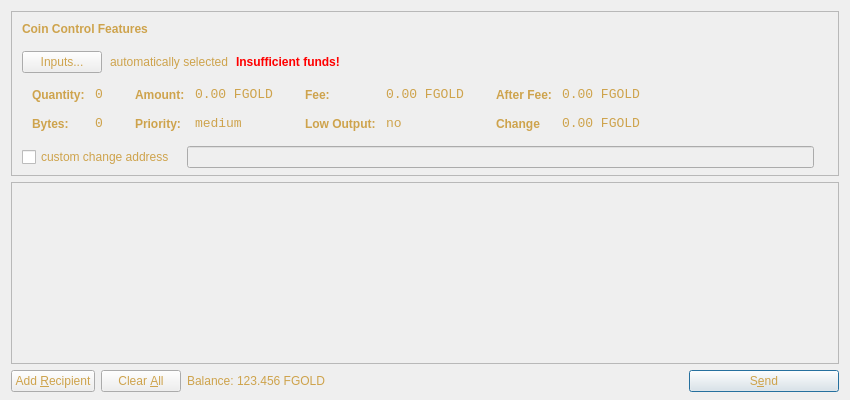
<?xml version="1.0" encoding="UTF-8"?>
<ui version="4.0">
 <class>SendCoinsDialog</class>
 <widget class="QDialog" name="SendCoinsDialog">
  <property name="geometry">
   <rect>
    <x>0</x>
    <y>0</y>
    <width>850</width>
    <height>400</height>
   </rect>
  </property>
  <property name="windowTitle">
   <string>Send Coins</string>
  </property>
  <property name="styleSheet">
   <string notr="true">background-image: url(:/images/bkg2);
color: rgb(206, 163, 76);</string>
  </property>
  <layout class="QVBoxLayout" name="verticalLayout" stretch="0,1,0">
   <property name="bottomMargin">
    <number>8</number>
   </property>
   <item>
    <widget class="QFrame" name="frameCoinControl">
     <property name="sizePolicy">
      <sizepolicy hsizetype="Expanding" vsizetype="Expanding">
       <horstretch>0</horstretch>
       <verstretch>0</verstretch>
      </sizepolicy>
     </property>
     <property name="maximumSize">
      <size>
       <width>16777215</width>
       <height>16777215</height>
      </size>
     </property>
     <property name="frameShape">
      <enum>QFrame::StyledPanel</enum>
     </property>
     <property name="frameShadow">
      <enum>QFrame::Sunken</enum>
     </property>
     <layout class="QVBoxLayout" name="verticalLayoutCoinControl2">
      <property name="spacing">
       <number>6</number>
      </property>
      <property name="leftMargin">
       <number>0</number>
      </property>
      <property name="topMargin">
       <number>0</number>
      </property>
      <property name="rightMargin">
       <number>0</number>
      </property>
      <property name="bottomMargin">
       <number>6</number>
      </property>
      <item>
       <layout class="QVBoxLayout" name="verticalLayoutCoinControl" stretch="0,0,0,0,1">
        <property name="spacing">
         <number>0</number>
        </property>
        <property name="leftMargin">
         <number>10</number>
        </property>
        <property name="topMargin">
         <number>10</number>
        </property>
        <item>
         <layout class="QHBoxLayout" name="horizontalLayoutCoinControl1">
          <property name="bottomMargin">
           <number>15</number>
          </property>
          <item>
           <widget class="QLabel" name="labelCoinControlFeatures">
            <property name="sizePolicy">
             <sizepolicy hsizetype="Preferred" vsizetype="Maximum">
              <horstretch>0</horstretch>
              <verstretch>0</verstretch>
             </sizepolicy>
            </property>
            <property name="font">
             <font>
              <weight>75</weight>
              <bold>true</bold>
             </font>
            </property>
            <property name="styleSheet">
             <string notr="true">font-weight:bold;</string>
            </property>
            <property name="text">
             <string>Coin Control Features</string>
            </property>
           </widget>
          </item>
         </layout>
        </item>
        <item>
         <layout class="QHBoxLayout" name="horizontalLayoutCoinControl2" stretch="0,0,0,0">
          <property name="spacing">
           <number>8</number>
          </property>
          <property name="bottomMargin">
           <number>10</number>
          </property>
          <item>
           <widget class="QPushButton" name="pushButtonCoinControl">
            <property name="styleSheet">
             <string notr="true"/>
            </property>
            <property name="text">
             <string>Inputs...</string>
            </property>
           </widget>
          </item>
          <item>
           <widget class="QLabel" name="labelCoinControlAutomaticallySelected">
            <property name="text">
             <string>automatically selected</string>
            </property>
            <property name="margin">
             <number>5</number>
            </property>
           </widget>
          </item>
          <item>
           <widget class="QLabel" name="labelCoinControlInsuffFunds">
            <property name="font">
             <font>
              <weight>75</weight>
              <bold>true</bold>
             </font>
            </property>
            <property name="styleSheet">
             <string notr="true">color:red;font-weight:bold;</string>
            </property>
            <property name="text">
             <string>Insufficient funds!</string>
            </property>
            <property name="margin">
             <number>5</number>
            </property>
           </widget>
          </item>
          <item>
           <spacer name="horizontalSpacerCoinControl">
            <property name="orientation">
             <enum>Qt::Horizontal</enum>
            </property>
            <property name="sizeHint" stdset="0">
             <size>
              <width>40</width>
              <height>1</height>
             </size>
            </property>
           </spacer>
          </item>
         </layout>
        </item>
        <item>
         <widget class="QWidget" name="widgetCoinControl" native="true">
          <property name="sizePolicy">
           <sizepolicy hsizetype="Preferred" vsizetype="Preferred">
            <horstretch>0</horstretch>
            <verstretch>0</verstretch>
           </sizepolicy>
          </property>
          <property name="minimumSize">
           <size>
            <width>0</width>
            <height>0</height>
           </size>
          </property>
          <property name="styleSheet">
           <string notr="true"/>
          </property>
          <layout class="QHBoxLayout" name="horizontalLayoutCoinControl5">
           <property name="leftMargin">
            <number>0</number>
           </property>
           <property name="topMargin">
            <number>0</number>
           </property>
           <property name="rightMargin">
            <number>0</number>
           </property>
           <property name="bottomMargin">
            <number>0</number>
           </property>
           <item>
            <layout class="QHBoxLayout" name="horizontalLayoutCoinControl3" stretch="0,0,0,1">
             <property name="spacing">
              <number>20</number>
             </property>
             <property name="topMargin">
              <number>0</number>
             </property>
             <property name="bottomMargin">
              <number>10</number>
             </property>
             <item>
              <layout class="QFormLayout" name="formLayoutCoinControl1">
               <property name="horizontalSpacing">
                <number>10</number>
               </property>
               <property name="verticalSpacing">
                <number>14</number>
               </property>
               <property name="leftMargin">
                <number>10</number>
               </property>
               <property name="topMargin">
                <number>4</number>
               </property>
               <property name="rightMargin">
                <number>6</number>
               </property>
               <item row="0" column="0">
                <widget class="QLabel" name="labelCoinControlQuantityText">
                 <property name="styleSheet">
                  <string notr="true">font-weight:bold;</string>
                 </property>
                 <property name="text">
                  <string>Quantity:</string>
                 </property>
                 <property name="margin">
                  <number>0</number>
                 </property>
                </widget>
               </item>
               <item row="0" column="1">
                <widget class="QLabel" name="labelCoinControlQuantity">
                 <property name="font">
                  <font>
                   <family>Monospace</family>
                   <pointsize>10</pointsize>
                  </font>
                 </property>
                 <property name="cursor">
                  <cursorShape>IBeamCursor</cursorShape>
                 </property>
                 <property name="contextMenuPolicy">
                  <enum>Qt::ActionsContextMenu</enum>
                 </property>
                 <property name="text">
                  <string>0</string>
                 </property>
                 <property name="margin">
                  <number>0</number>
                 </property>
                 <property name="textInteractionFlags">
                  <set>Qt::LinksAccessibleByMouse|Qt::TextSelectableByKeyboard|Qt::TextSelectableByMouse</set>
                 </property>
                </widget>
               </item>
               <item row="1" column="0">
                <widget class="QLabel" name="labelCoinControlBytesText">
                 <property name="styleSheet">
                  <string notr="true">font-weight:bold;</string>
                 </property>
                 <property name="text">
                  <string>Bytes:</string>
                 </property>
                </widget>
               </item>
               <item row="1" column="1">
                <widget class="QLabel" name="labelCoinControlBytes">
                 <property name="font">
                  <font>
                   <family>Monospace</family>
                   <pointsize>10</pointsize>
                  </font>
                 </property>
                 <property name="cursor">
                  <cursorShape>IBeamCursor</cursorShape>
                 </property>
                 <property name="contextMenuPolicy">
                  <enum>Qt::ActionsContextMenu</enum>
                 </property>
                 <property name="text">
                  <string>0</string>
                 </property>
                 <property name="textInteractionFlags">
                  <set>Qt::LinksAccessibleByMouse|Qt::TextSelectableByKeyboard|Qt::TextSelectableByMouse</set>
                 </property>
                </widget>
               </item>
              </layout>
             </item>
             <item>
              <layout class="QFormLayout" name="formLayoutCoinControl2">
               <property name="horizontalSpacing">
                <number>10</number>
               </property>
               <property name="verticalSpacing">
                <number>14</number>
               </property>
               <property name="leftMargin">
                <number>6</number>
               </property>
               <property name="topMargin">
                <number>4</number>
               </property>
               <property name="rightMargin">
                <number>6</number>
               </property>
               <item row="0" column="0">
                <widget class="QLabel" name="labelCoinControlAmountText">
                 <property name="styleSheet">
                  <string notr="true">font-weight:bold;</string>
                 </property>
                 <property name="text">
                  <string>Amount:</string>
                 </property>
                 <property name="margin">
                  <number>0</number>
                 </property>
                </widget>
               </item>
               <item row="0" column="1">
                <widget class="QLabel" name="labelCoinControlAmount">
                 <property name="font">
                  <font>
                   <family>Monospace</family>
                   <pointsize>10</pointsize>
                  </font>
                 </property>
                 <property name="cursor">
                  <cursorShape>IBeamCursor</cursorShape>
                 </property>
                 <property name="contextMenuPolicy">
                  <enum>Qt::ActionsContextMenu</enum>
                 </property>
                 <property name="text">
                  <string>0.00 FGOLD</string>
                 </property>
                 <property name="textInteractionFlags">
                  <set>Qt::LinksAccessibleByMouse|Qt::TextSelectableByKeyboard|Qt::TextSelectableByMouse</set>
                 </property>
                </widget>
               </item>
               <item row="1" column="0">
                <widget class="QLabel" name="labelCoinControlPriorityText">
                 <property name="styleSheet">
                  <string notr="true">font-weight:bold;</string>
                 </property>
                 <property name="text">
                  <string>Priority:</string>
                 </property>
                </widget>
               </item>
               <item row="1" column="1">
                <widget class="QLabel" name="labelCoinControlPriority">
                 <property name="font">
                  <font>
                   <family>Monospace</family>
                   <pointsize>10</pointsize>
                  </font>
                 </property>
                 <property name="cursor">
                  <cursorShape>IBeamCursor</cursorShape>
                 </property>
                 <property name="contextMenuPolicy">
                  <enum>Qt::ActionsContextMenu</enum>
                 </property>
                 <property name="text">
                  <string>medium</string>
                 </property>
                 <property name="textInteractionFlags">
                  <set>Qt::LinksAccessibleByMouse|Qt::TextSelectableByKeyboard|Qt::TextSelectableByMouse</set>
                 </property>
                </widget>
               </item>
              </layout>
             </item>
             <item>
              <layout class="QFormLayout" name="formLayoutCoinControl3">
               <property name="horizontalSpacing">
                <number>10</number>
               </property>
               <property name="verticalSpacing">
                <number>14</number>
               </property>
               <property name="leftMargin">
                <number>6</number>
               </property>
               <property name="topMargin">
                <number>4</number>
               </property>
               <property name="rightMargin">
                <number>6</number>
               </property>
               <item row="0" column="0">
                <widget class="QLabel" name="labelCoinControlFeeText">
                 <property name="styleSheet">
                  <string notr="true">font-weight:bold;</string>
                 </property>
                 <property name="text">
                  <string>Fee:</string>
                 </property>
                 <property name="margin">
                  <number>0</number>
                 </property>
                </widget>
               </item>
               <item row="0" column="1">
                <widget class="QLabel" name="labelCoinControlFee">
                 <property name="font">
                  <font>
                   <family>Monospace</family>
                   <pointsize>10</pointsize>
                  </font>
                 </property>
                 <property name="cursor">
                  <cursorShape>IBeamCursor</cursorShape>
                 </property>
                 <property name="contextMenuPolicy">
                  <enum>Qt::ActionsContextMenu</enum>
                 </property>
                 <property name="text">
                  <string>0.00 FGOLD</string>
                 </property>
                 <property name="textInteractionFlags">
                  <set>Qt::LinksAccessibleByMouse|Qt::TextSelectableByKeyboard|Qt::TextSelectableByMouse</set>
                 </property>
                </widget>
               </item>
               <item row="1" column="0">
                <widget class="QLabel" name="labelCoinControlLowOutputText">
                 <property name="styleSheet">
                  <string notr="true">font-weight:bold;</string>
                 </property>
                 <property name="text">
                  <string>Low Output:</string>
                 </property>
                </widget>
               </item>
               <item row="1" column="1">
                <widget class="QLabel" name="labelCoinControlLowOutput">
                 <property name="font">
                  <font>
                   <family>Monospace</family>
                   <pointsize>10</pointsize>
                  </font>
                 </property>
                 <property name="cursor">
                  <cursorShape>IBeamCursor</cursorShape>
                 </property>
                 <property name="contextMenuPolicy">
                  <enum>Qt::ActionsContextMenu</enum>
                 </property>
                 <property name="text">
                  <string>no</string>
                 </property>
                 <property name="textInteractionFlags">
                  <set>Qt::LinksAccessibleByMouse|Qt::TextSelectableByKeyboard|Qt::TextSelectableByMouse</set>
                 </property>
                </widget>
               </item>
              </layout>
             </item>
             <item>
              <layout class="QFormLayout" name="formLayoutCoinControl4">
               <property name="horizontalSpacing">
                <number>10</number>
               </property>
               <property name="verticalSpacing">
                <number>14</number>
               </property>
               <property name="leftMargin">
                <number>6</number>
               </property>
               <property name="topMargin">
                <number>4</number>
               </property>
               <property name="rightMargin">
                <number>6</number>
               </property>
               <item row="0" column="0">
                <widget class="QLabel" name="labelCoinControlAfterFeeText">
                 <property name="styleSheet">
                  <string notr="true">font-weight:bold;</string>
                 </property>
                 <property name="text">
                  <string>After Fee:</string>
                 </property>
                 <property name="margin">
                  <number>0</number>
                 </property>
                </widget>
               </item>
               <item row="0" column="1">
                <widget class="QLabel" name="labelCoinControlAfterFee">
                 <property name="font">
                  <font>
                   <family>Monospace</family>
                   <pointsize>10</pointsize>
                  </font>
                 </property>
                 <property name="cursor">
                  <cursorShape>IBeamCursor</cursorShape>
                 </property>
                 <property name="contextMenuPolicy">
                  <enum>Qt::ActionsContextMenu</enum>
                 </property>
                 <property name="text">
                  <string>0.00 FGOLD</string>
                 </property>
                 <property name="textInteractionFlags">
                  <set>Qt::LinksAccessibleByMouse|Qt::TextSelectableByKeyboard|Qt::TextSelectableByMouse</set>
                 </property>
                </widget>
               </item>
               <item row="1" column="0">
                <widget class="QLabel" name="labelCoinControlChangeText">
                 <property name="styleSheet">
                  <string notr="true">font-weight:bold;</string>
                 </property>
                 <property name="text">
                  <string>Change</string>
                 </property>
                </widget>
               </item>
               <item row="1" column="1">
                <widget class="QLabel" name="labelCoinControlChange">
                 <property name="font">
                  <font>
                   <family>Monospace</family>
                   <pointsize>10</pointsize>
                  </font>
                 </property>
                 <property name="cursor">
                  <cursorShape>IBeamCursor</cursorShape>
                 </property>
                 <property name="contextMenuPolicy">
                  <enum>Qt::ActionsContextMenu</enum>
                 </property>
                 <property name="text">
                  <string>0.00 FGOLD</string>
                 </property>
                 <property name="textInteractionFlags">
                  <set>Qt::LinksAccessibleByMouse|Qt::TextSelectableByKeyboard|Qt::TextSelectableByMouse</set>
                 </property>
                </widget>
               </item>
              </layout>
             </item>
            </layout>
           </item>
          </layout>
         </widget>
        </item>
        <item>
         <layout class="QHBoxLayout" name="horizontalLayoutCoinControl4" stretch="0,0,0">
          <property name="spacing">
           <number>12</number>
          </property>
          <property name="sizeConstraint">
           <enum>QLayout::SetDefaultConstraint</enum>
          </property>
          <property name="topMargin">
           <number>5</number>
          </property>
          <property name="rightMargin">
           <number>5</number>
          </property>
          <item>
           <widget class="QCheckBox" name="checkBoxCoinControlChange">
            <property name="text">
             <string>custom change address</string>
            </property>
           </widget>
          </item>
          <item>
           <widget class="QLineEdit" name="lineEditCoinControlChange">
            <property name="enabled">
             <bool>false</bool>
            </property>
            <property name="sizePolicy">
             <sizepolicy hsizetype="Expanding" vsizetype="Fixed">
              <horstretch>0</horstretch>
              <verstretch>0</verstretch>
             </sizepolicy>
            </property>
           </widget>
          </item>
          <item>
           <widget class="QLabel" name="labelCoinControlChangeLabel">
            <property name="sizePolicy">
             <sizepolicy hsizetype="Preferred" vsizetype="Expanding">
              <horstretch>0</horstretch>
              <verstretch>0</verstretch>
             </sizepolicy>
            </property>
            <property name="minimumSize">
             <size>
              <width>0</width>
              <height>0</height>
             </size>
            </property>
            <property name="text">
             <string/>
            </property>
            <property name="margin">
             <number>3</number>
            </property>
           </widget>
          </item>
         </layout>
        </item>
        <item>
         <spacer name="verticalSpacerCoinControl">
          <property name="orientation">
           <enum>Qt::Vertical</enum>
          </property>
          <property name="sizeHint" stdset="0">
           <size>
            <width>800</width>
            <height>1</height>
           </size>
          </property>
         </spacer>
        </item>
       </layout>
      </item>
     </layout>
    </widget>
   </item>
   <item>
    <widget class="QScrollArea" name="scrollArea">
     <property name="widgetResizable">
      <bool>true</bool>
     </property>
     <widget class="QWidget" name="scrollAreaWidgetContents">
      <property name="geometry">
       <rect>
        <x>0</x>
        <y>0</y>
        <width>830</width>
        <height>172</height>
       </rect>
      </property>
      <layout class="QVBoxLayout" name="verticalLayout_2">
       <property name="leftMargin">
        <number>0</number>
       </property>
       <property name="topMargin">
        <number>0</number>
       </property>
       <property name="rightMargin">
        <number>0</number>
       </property>
       <property name="bottomMargin">
        <number>0</number>
       </property>
       <item>
        <layout class="QVBoxLayout" name="entries">
         <property name="spacing">
          <number>6</number>
         </property>
        </layout>
       </item>
       <item>
        <spacer name="verticalSpacer">
         <property name="orientation">
          <enum>Qt::Vertical</enum>
         </property>
         <property name="sizeHint" stdset="0">
          <size>
           <width>20</width>
           <height>40</height>
          </size>
         </property>
        </spacer>
       </item>
      </layout>
     </widget>
    </widget>
   </item>
   <item>
    <layout class="QHBoxLayout" name="horizontalLayout">
     <item>
      <widget class="QPushButton" name="addButton">
       <property name="toolTip">
        <string>Send to multiple recipients at once</string>
       </property>
       <property name="text">
        <string>Add &amp;Recipient</string>
       </property>
       <property name="icon">
        <iconset resource="../bitcoin.qrc">
         <normaloff>:/icons/add</normaloff>:/icons/add</iconset>
       </property>
       <property name="autoDefault">
        <bool>false</bool>
       </property>
      </widget>
     </item>
     <item>
      <widget class="QPushButton" name="clearButton">
       <property name="sizePolicy">
        <sizepolicy hsizetype="Minimum" vsizetype="Fixed">
         <horstretch>0</horstretch>
         <verstretch>0</verstretch>
        </sizepolicy>
       </property>
       <property name="toolTip">
        <string>Remove all transaction fields</string>
       </property>
       <property name="text">
        <string>Clear &amp;All</string>
       </property>
       <property name="icon">
        <iconset resource="../bitcoin.qrc">
         <normaloff>:/icons/remove</normaloff>:/icons/remove</iconset>
       </property>
       <property name="autoRepeatDelay">
        <number>300</number>
       </property>
       <property name="autoDefault">
        <bool>false</bool>
       </property>
      </widget>
     </item>
     <item>
      <layout class="QHBoxLayout" name="horizontalLayout_2">
       <property name="spacing">
        <number>3</number>
       </property>
       <item>
        <widget class="QLabel" name="label">
         <property name="sizePolicy">
          <sizepolicy hsizetype="Preferred" vsizetype="Fixed">
           <horstretch>0</horstretch>
           <verstretch>0</verstretch>
          </sizepolicy>
         </property>
         <property name="text">
          <string>Balance:</string>
         </property>
        </widget>
       </item>
       <item>
        <widget class="QLabel" name="labelBalance">
         <property name="sizePolicy">
          <sizepolicy hsizetype="Preferred" vsizetype="Fixed">
           <horstretch>0</horstretch>
           <verstretch>0</verstretch>
          </sizepolicy>
         </property>
         <property name="cursor">
          <cursorShape>IBeamCursor</cursorShape>
         </property>
         <property name="text">
          <string>123.456 FGOLD</string>
         </property>
         <property name="textInteractionFlags">
          <set>Qt::LinksAccessibleByMouse|Qt::TextSelectableByKeyboard|Qt::TextSelectableByMouse</set>
         </property>
        </widget>
       </item>
      </layout>
     </item>
     <item>
      <spacer name="horizontalSpacer">
       <property name="orientation">
        <enum>Qt::Horizontal</enum>
       </property>
       <property name="sizeHint" stdset="0">
        <size>
         <width>40</width>
         <height>20</height>
        </size>
       </property>
      </spacer>
     </item>
     <item>
      <widget class="QPushButton" name="sendButton">
       <property name="minimumSize">
        <size>
         <width>150</width>
         <height>0</height>
        </size>
       </property>
       <property name="toolTip">
        <string>Confirm the send action</string>
       </property>
       <property name="text">
        <string>S&amp;end</string>
       </property>
       <property name="icon">
        <iconset resource="../bitcoin.qrc">
         <normaloff>:/icons/send</normaloff>:/icons/send</iconset>
       </property>
       <property name="default">
        <bool>true</bool>
       </property>
      </widget>
     </item>
    </layout>
   </item>
  </layout>
 </widget>
 <resources>
  <include location="../bitcoin.qrc"/>
 </resources>
 <connections/>
</ui>
